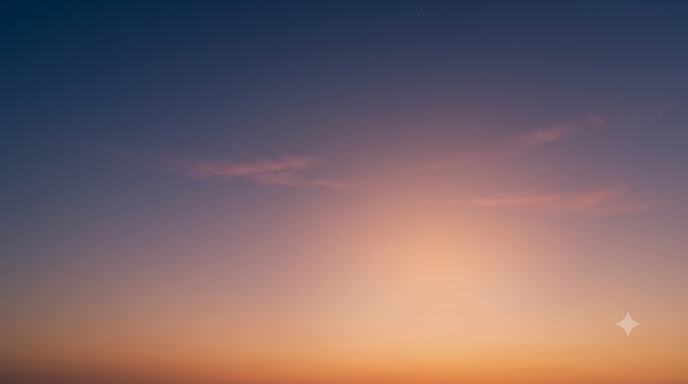
#> input picture assets/layer-sky.png, 1376 x 768 px (shown at 1/2 size)
$ python process-art.py
#> lines starting #> are read from the running program, lines starting #| are printed output that depends on the picture
#!/usr/bin/env python3
"""Turn the Gemini art in /assets into web-ready layers for the homepage hero.

Inputs (green-screen PNGs, 1376x768):
  assets/layer-sky.png  layer-far.png  layer-near.png  layer-road.png
  assets/truck-1-front34.png ... truck-5-rear.png   (walk-around order)

Outputs:
  site/images/scene/*.webp   (alpha WebP: green keyed out, green spill removed)
  hero/src/art.json          (sizes + measured horizon/ground lines, bundled)

Pure Pillow (no numpy). Re-run after replacing any asset, then `npm run build`
and bump home-hero.js?v= in site/index.html.

    python3 hero/tools/process-art.py
"""
import json
import os
from PIL import Image, ImageChops

ROOT = os.path.join(os.path.dirname(__file__), "..", "..")
SRC = os.path.join(ROOT, "assets")
OUT = os.path.join(ROOT, "site", "images", "scene")
MANIFEST = os.path.join(ROOT, "hero", "src", "art.json")
TRUCKS = ["truck-1-front34", "truck-2-front", "truck-3-side", "truck-4-rear34", "truck-5-rear"]
TRUCK_HEIGHTS = (640, 360)  # px; trucks are normalised to the same height
SPARKLE = 150               # Gemini's corner mark lives in the bottom-right ~150px


def key_green(im, lo=28, hi=80):
    """Chroma key: alpha from how much G exceeds max(R, B); then despill."""
    r, g, b = im.convert("RGB").split()
    rb = ImageChops.lighter(r, b)
    excess = ImageChops.subtract(g, rb)                      # G - max(R,B), clamped at 0
    alpha = excess.point(lambda v: 255 if v <= lo else 0 if v >= hi else int(255 * (hi - v) / (hi - lo)))
    g2 = ImageChops.darker(g, rb.point(lambda v: min(255, v + 6)))  # kill green fringe
    return Image.merge("RGBA", (r, g2, b, alpha))


def clear_corner(im):
    """Drop the corner sparkle if it is separate from the subject."""
    a = im.getchannel("A")
    W, H = im.size
    box = (W - SPARKLE, H - SPARKLE, W, H)
    masked = a.copy()
    masked.paste(0, box)
    bb = masked.point(lambda v: 255 if v > 200 else 0).getbbox()
    overlaps = bb and bb[2] > box[0] and bb[3] > box[1]
    if not overlaps:
        a.paste(0, box)
        im.putalpha(a)
    return im


def vgrad(size, top, bottom, y0=0, y1=None):
    """Vertical RGB gradient image from colour `top` at y0 to `bottom` at y1."""
    W, H = size
    y1 = H if y1 is None else y1
    col = Image.new("RGB", (1, H))
    px = col.load()
    for y in range(H):
        t = min(1, max(0, (y - y0) / max(1, y1 - y0)))
        px[0, y] = tuple(round(a + (b - a) * t) for a, b in zip(top, bottom))
    return col.resize((W, H))


def grade(im, multiply=None, top=None, bottom=None, y0=0, y1=None, sat=1.0, warm_glow=None):
    """Dusk grade an RGBA layer: desaturate, multiply by a (gradient) tint,
    optionally screen a warm glow around a point. Alpha is preserved."""
    from PIL import ImageEnhance, ImageDraw, ImageFilter
    a = im.getchannel("A")
    rgb = ImageEnhance.Color(im.convert("RGB")).enhance(sat)
    if multiply:
        rgb = ImageChops.multiply(rgb, Image.new("RGB", im.size, multiply))
    if top and bottom:
        rgb = ImageChops.multiply(rgb, vgrad(im.size, top, bottom, y0, y1))
    if warm_glow:
        (cx, cy, rx, ry, colour) = warm_glow
        glow = Image.new("RGB", im.size, (0, 0, 0))
        ImageDraw.Draw(glow).ellipse((cx - rx, cy - ry, cx + rx, cy + ry), fill=colour)
        glow = glow.filter(ImageFilter.GaussianBlur(min(rx, ry) * 0.6))
        rgb = ImageChops.screen(rgb, glow)
    out = rgb.convert("RGBA")
    out.putalpha(a)
    return out


def save(im, name, **kw):
    path = os.path.join(OUT, name)
    im.save(path, "WEBP", quality=kw.get("quality", 84), method=6, exact=True)
    return os.path.getsize(path)


def first_opaque_row(a, x0, x1, thresh=200):
    W, H = a.size
    px = a.load()
    for y in range(H):
        if sum(1 for x in range(x0, x1) if px[x, y] > thresh) > (x1 - x0) * 0.5:
            return y
    return H


def main():
    os.makedirs(OUT, exist_ok=True)
    art = {
        "stage": None, "layers": {}, "trucks": [],
        # The art is an illustration of one model; it only replaces the real
        # listing photos while the hero truck matches it (else: photo frame).
        "match": {"make": "GMC", "model": "Sierra 3500", "trim": "Denali Ultimate", "color": "Black"},
        "label": "2026 GMC Sierra 3500HD Denali Ultimate",
    }

    sky = Image.open(os.path.join(SRC, "layer-sky.png")).convert("RGB")
    W, H = sky.size
#> W = 1376; H = 768
    art["stage"] = {"w": W, "h": H}
    art["layers"]["sky"] = {"src": "images/scene/sky.webp", "bytes": save(sky, "sky.webp", quality=92)}

    # Gemini lit each layer differently; grade them all to the dusk sky
    grades = {
        "far": dict(multiply=(236, 226, 240)),
        "near": dict(sat=0.8, top=(150, 150, 196), bottom=(70, 76, 112), y0=120, y1=H),
        "road": dict(sat=0.62, top=(214, 168, 160), bottom=(70, 74, 112), y0=340, y1=H,
                     warm_glow=(W // 2, 352, 260, 40, (110, 66, 34))),
    }

    for name in ("far", "road"):  # the forest is used as two cut-out stands (below)
        im = clear_corner(key_green(Image.open(os.path.join(SRC, f"layer-{name}.png"))))
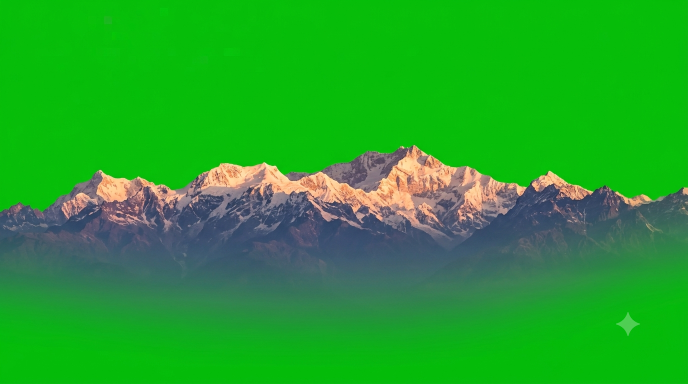
#> input picture assets/layer-far.png, 1376 x 768 px (shown at 1/2 size)
#> in key_green, `return Image.merge("RGBA", (r, g2, b, alpha))`:
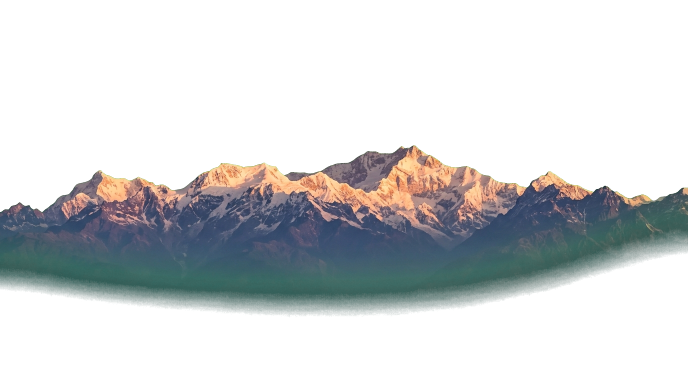
#> returned value: PIL image 1376x768 RGBA (shown at 1/2 size); mean R, G, B, A 34.9, 45.9, 42.8, 73.7; transparent parts drawn white
#> in clear_corner, `bb = masked.point(lambda v: 255 if v > 200 else 0).getbbox()`: bb = (0, 291, 1376, 599)
#> in clear_corner, `overlaps = bb and bb[2] > box[0] and bb[3] > box[1]`: overlaps = False
        im = grade(im, **grades[name])
#> in grade, `rgb = ImageEnhance.Color(im.convert("RGB")).enhance(sat)`:
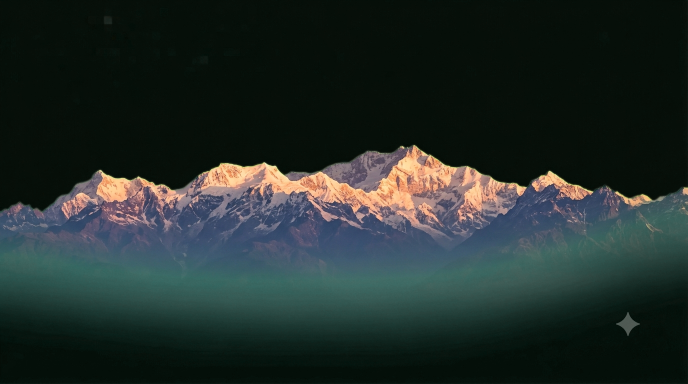
#> rgb: PIL image 1376x768 RGB (shown at 1/2 size); mean R, G, B 34.9, 45.9, 42.8
        a = im.getchannel("A")
        bb = a.point(lambda v: 255 if v > 200 else 0).getbbox()
#> bb = (0, 291, 1376, 599)
        info = {"src": f"images/scene/{name}.webp", "bbox": bb}
#> info = {'src': 'images/scene/far.webp', 'bbox': (0, 291, 1376, 599)}
        if name == "road":
            info["horizon"] = first_opaque_row(a, W // 2 - 200, W // 2 + 200)
        if name == "near":
            info["valley"] = first_opaque_row(a, W // 2 - 60, W // 2 + 60)
        info["bytes"] = save(im, f"{name}.webp")
        art["layers"][name] = info
#> pass 2 of the loop in main, `for name in ("far", "road"):`:
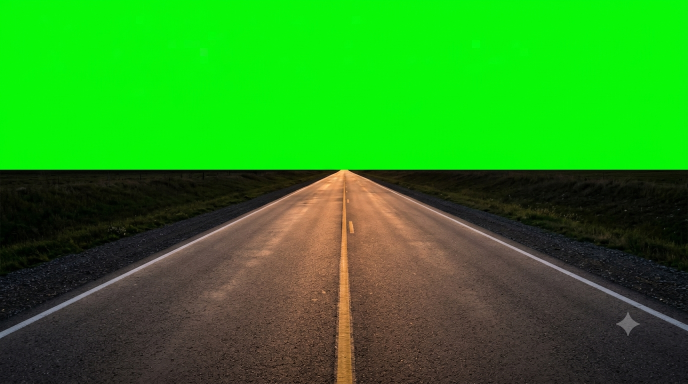
#> input picture assets/layer-road.png, 1376 x 768 px (shown at 1/2 size)
#> in key_green (call 2), `return Image.merge("RGBA", (r, g2, b, alpha))`:
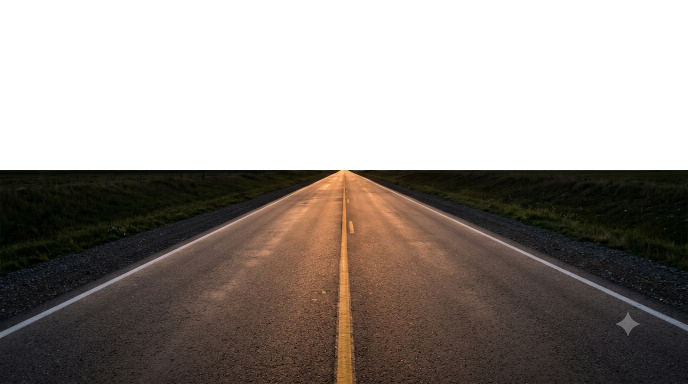
#> returned value: PIL image 1376x768 RGBA (shown at 1/2 size); mean R, G, B, A 40.4, 35.8, 27.1, 142.1; transparent parts drawn white
#> in grade (call 2), `out.putalpha(a)`:
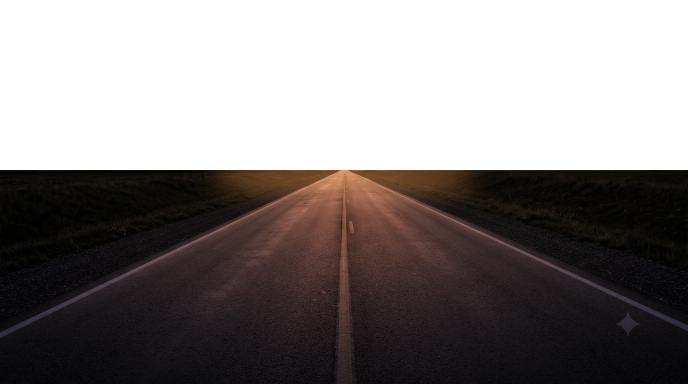
#> out: PIL image 1376x768 RGBA (shown at 1/2 size); mean R, G, B, A 24.6, 18.9, 16.6, 142.1; transparent parts drawn white
#> in main, `bb = a.point(lambda v: 255 if v > 200 else 0).getbbox()`: bb = (0, 340, 1376, 768)
#> info = {'src': 'images/scene/road.webp', 'bbox': (0, 340, 1376, 768)}

    # Two stands of tall pines cut from the forest layer's edges. They stand on
    # the fields beside the road (in front of it, behind the truck), with the
    # base faded into a soft ground shadow so they read as rooted, not floating.
    from PIL import ImageDraw, ImageFilter
    # lighter than the old full-forest grade: these trees are near and should read as trees
    near = grade(clear_corner(key_green(Image.open(os.path.join(SRC, "layer-near.png")))),
                 sat=0.85, top=(190, 188, 222), bottom=(118, 122, 160), y0=110, y1=565)
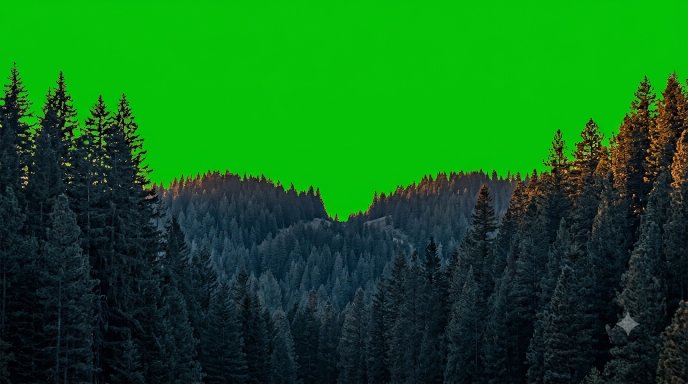
#> input picture assets/layer-near.png, 1376 x 768 px (shown at 1/2 size)
#> call 3 of key_green, with lo = 28, hi = 80
#> in key_green (call 3), `alpha = excess.point(lambda v: 255 if v <= lo else 0 if v >= hi else i..`:
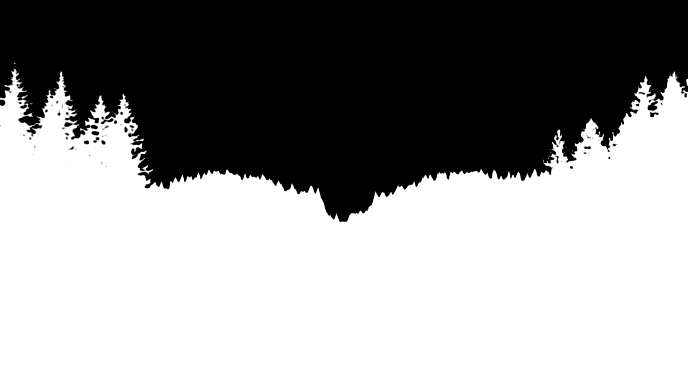
#> alpha: PIL image 1376x768 L (shown at 1/2 size); min 0, max 255, mean 151.2
#> in key_green (call 3), `return Image.merge("RGBA", (r, g2, b, alpha))`:
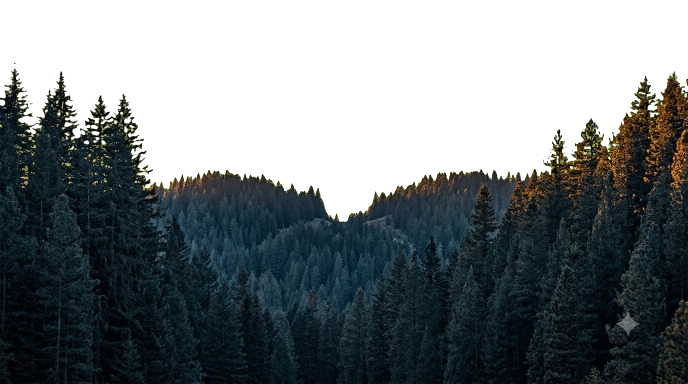
#> returned value: PIL image 1376x768 RGBA (shown at 1/2 size); mean R, G, B, A 16.2, 26, 25.9, 151.2; transparent parts drawn white
    art["stands"] = []
    for side, box in (("left", (0, 110, 340, 565)), ("right", (1040, 110, 1376, 565))):
        stand = near.crop(box)
        sw, sh = stand.size
        fade, pad = 46, 34
        a = stand.getchannel("A")
        ramp = Image.linear_gradient("L").resize((sw, fade)).point(lambda v: 255 - v)
        a.paste(ImageChops.multiply(a.crop((0, sh - fade, sw, sh)), ramp), (0, sh - fade))
        # Feather the inner (road-side) edge so the forest thins out instead
        # of ending in a straight cut; the lower body fades further in than
        # the treetops, so the stand tapers toward the road like a tree line.
        edge = 150
        hmask = Image.new("L", (sw, sh), 255)
        hp = hmask.load()
        for y in range(sh):
            depth = edge * (0.35 + 0.65 * (y / sh))          # wider fade lower down
            for x in range(sw):
                d = (sw - 1 - x) if side == "left" else x     # distance from inner edge
                if d < depth:
                    hp[x, y] = int(255 * (d / depth) ** 1.6)
        a = ImageChops.multiply(a, hmask)
        stand.putalpha(a)
        canvas = Image.new("RGBA", (sw, sh + pad), (0, 0, 0, 0))
        shadow = Image.new("L", (sw, sh + pad), 0)
        x0, x1 = (0, sw - edge // 2) if side == "left" else (edge // 2, sw)
        ImageDraw.Draw(shadow).rectangle((x0, sh - 30, x1, sh + 8), fill=150)
        shadow = shadow.filter(ImageFilter.GaussianBlur(14))
        canvas.paste((10, 10, 18, 255), (0, 0), shadow)
        canvas.alpha_composite(stand)
        fn = f"trees-{side}.webp"
        save(canvas, fn)
        art["stands"].append({"side": side, "src": f"images/scene/{fn}", "w": sw, "h": sh + pad, "base": sh})
#> this loop made 2 passes
#> pass 1, in main, `stand = near.crop(box)`:
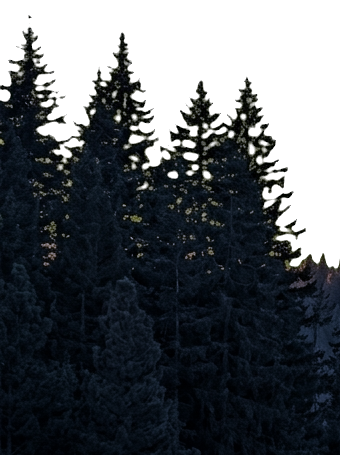
#> stand: PIL image 340x455 RGBA; mean R, G, B, A 11.3, 16.9, 20.2, 177.2; transparent parts drawn white

    for i, name in enumerate(TRUCKS):
#> (the run stopped early here; a loop or call above may not have finished)
